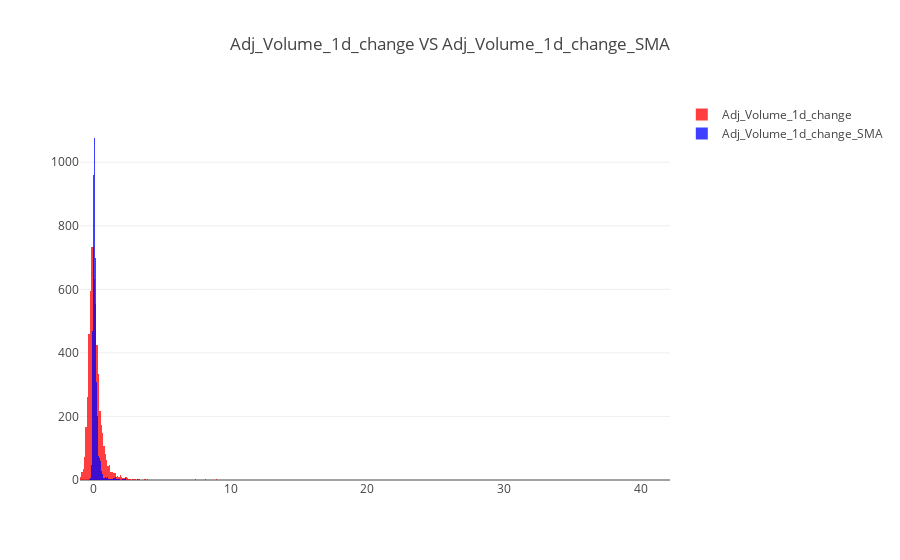

Notebook source saved alongside this figure:
### Code cell
import plotly.graph_objs as go
from plotly.offline import init_notebook_mode, plot, iplot
init_notebook_mode(connected=True)

y0=spy_df.Adj_Volume_1d_change
y1=spy_df.Adj_Volume_1d_change_SMA


layout = go.Layout(
    title='Adj_Volume_1d_change VS Adj_Volume_1d_change_SMA',barmode='overlay')

trace0 = go.Histogram(x=y0,
    name = 'Adj_Volume_1d_change',
    opacity=0.75,
    marker = dict(
        color = 'rgb(255, 0, 0)',
    ))
trace1 = go.Histogram(x=y1,
    name = 'Adj_Volume_1d_change_SMA',
    opacity=0.75,
    marker = dict(
        color = 'rgb(0, 0, 255)',
    ))

data=[trace0,trace1]
fig = go.Figure(data=data, layout=layout)

iplot(fig)

### Figure 1 — Plotly figure (JSON) as saved in the notebook; plotly's stock layout.template omitted (floating-point values rounded to 4 significant figures; data arrays with more than 128 entries replaced by an {"elided": "..."} marker saying what was removed)
{"data": [{"marker": {"color": "rgb(255, 0, 0)"}, "name": "Adj_Volume_1d_change", "opacity": 0.75, "type": "histogram", "uid": "29e41f84-2f35-49e5-9405-f7b48ff3b206", "x": {"elided": "6144 float values"}}, {"marker": {"color": "rgb(0, 0, 255)"}, "name": "Adj_Volume_1d_change_SMA", "opacity": 0.75, "type": "histogram", "uid": "b13e40a2-c0eb-4aed-8a4b-8d3b83fe2e8d", "x": {"elided": "6144 float values"}}], "layout": {"barmode": "overlay", "title": "Adj_Volume_1d_change VS Adj_Volume_1d_change_SMA"}}
